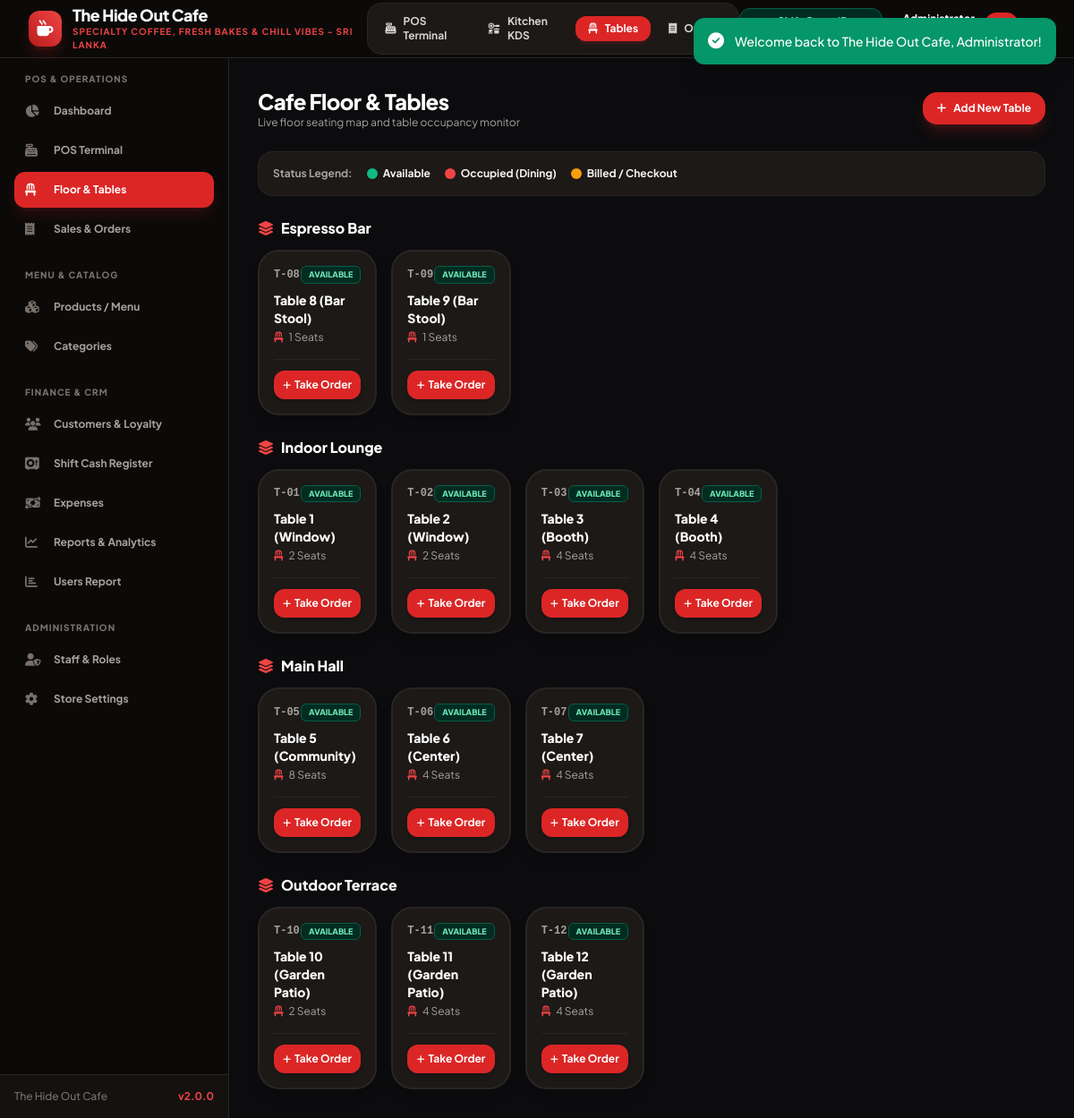
/tables.php (signed in), run on the app's committed database.
### tables this page shows
CREATE TABLE `tables` (
  `id` INT AUTO_INCREMENT PRIMARY KEY,
  `table_number` VARCHAR(20) NOT NULL UNIQUE,
  `name` VARCHAR(50) NOT NULL,
  `floor_area` VARCHAR(50) NOT NULL DEFAULT 'Indoor Lounge',
  `seating_capacity` INT NOT NULL DEFAULT 2,
  `status` ENUM('available', 'occupied', 'billed', 'reserved') NOT NULL DEFAULT 'available',
  `current_order_id` INT NULL,
  `created_at` TIMESTAMP DEFAULT CURRENT_TIMESTAMP
);

### config/functions.php (called while the page is built, shortened)
<?php
require_once __DIR__ . '/database.php';
function e(?string $string): string {
    return htmlspecialchars($string ?? '', ENT_QUOTES, 'UTF-8');
}
function isLoggedIn(): bool {
    return !empty($_SESSION['user_id']) && !empty($_SESSION['user_role']);
}
function hasRole($roles): bool {
    $userRole = $_SESSION['user_role'] ?? '';
    if (is_string($roles)) {
        $roles = [$roles];
    }
    return in_array($userRole, $roles, true);
}

### config/database.php (called while the page is built, shortened)
<?php
class Database {
    private static ?Database $instance = null;
    private ?PDO $conn = null;
    private function __construct() {
        $dsn = "mysql:host=" . DB_HOST . ";port=" . DB_PORT . ";dbname=" . DB_NAME . ";charset=" . DB_CHARSET;
        $options = [
            PDO::ATTR_ERRMODE            => PDO::ERRMODE_EXCEPTION,
            PDO::ATTR_DEFAULT_FETCH_MODE => PDO::FETCH_ASSOC,
            PDO::ATTR_EMULATE_PREPARES   => false,
            PDO::MYSQL_ATTR_INIT_COMMAND => "SET NAMES " . DB_CHARSET
        ];
        try {
            $this->conn = new PDO($dsn, DB_USER, DB_PASS, $options);
        } catch (PDOException $e) {
            if ($e->getCode() == 1049) {
                die("<h3>Database Error:</h3><p>Database <code>" . DB_NAME . "</code> does not exist. Please import <code>database/database.sql</code> into MySQL first.</p>");
            }
            die("<h3>Database Connection Failed:</h3><p>" . htmlspecialchars($e->getMessage()) . "</p>");
        }
    }
    public static function getInstance(): Database {
        if (self::$instance === null) {
            self::$instance = new self();
        }
        return self::$instance;
    }
    public function fetchAll(string $sql, array $params = []): array {
        $stmt = $this->conn->prepare($sql);
        $stmt->execute($params);
        return $stmt->fetchAll();
    }
}
function db(): Database {
    return Database::getInstance();
}

### tables.php (the view, shortened to what this page needs)
<?php
require_once __DIR__ . '/config/functions.php';
$tables = db()->fetchAll("SELECT * FROM tables ORDER BY floor_area ASC, table_number ASC");
$areas = [];
foreach ($tables as $t) {
    $areas[$t['floor_area']][] = $t;
}
require_once __DIR__ . '/includes/header.php';
require_once __DIR__ . '/includes/sidebar.php';
?>
<main class="flex-1 overflow-y-auto p-4 sm:p-6 lg:p-8 bg-[#0c0c0e]">
    <div class="max-w-7xl mx-auto space-y-6">
        <div class="flex flex-col sm:flex-row sm:items-center justify-between gap-4">
            <div>
                <h2 class="text-2xl font-black tracking-tight text-white">Cafe Floor & Tables</h2>
                <p class="text-xs text-stone-400">Live floor seating map and table occupancy monitor</p>
            </div>
            <?php if (hasRole([ROLE_ADMIN, ROLE_MANAGER])): ?>
            <button onclick="openAddTableModal()" class="inline-flex items-center gap-2 px-4 py-2.5 bg-red-600 hover:bg-red-500 text-white font-bold rounded-2xl text-xs shadow-lg shadow-red-900/40 transition">
                <i class="fa-solid fa-plus"></i> Add New Table
            </button>
            <?php endif; ?>
        </div>
        <div class="bg-stone-900 border border-stone-800 p-4 rounded-2xl flex flex-wrap items-center gap-4 text-xs font-bold">
            <span class="text-stone-400">Status Legend:</span>
            <span class="flex items-center gap-1.5"><span class="w-3 h-3 rounded-full bg-emerald-500"></span> Available</span>
            <span class="flex items-center gap-1.5"><span class="w-3 h-3 rounded-full bg-red-500"></span> Occupied (Dining)</span>
            <span class="flex items-center gap-1.5"><span class="w-3 h-3 rounded-full bg-amber-500"></span> Billed / Checkout</span>
        </div>
        <?php foreach ($areas as $areaName => $areaTables): ?>
        <div class="space-y-3">
            <h3 class="font-extrabold text-white text-base flex items-center gap-2">
                <i class="fa-solid fa-layer-group text-red-500"></i> <?= e($areaName) ?>
            </h3>
            <div class="grid grid-cols-2 sm:grid-cols-3 md:grid-cols-4 lg:grid-cols-6 gap-4">
                <?php foreach ($areaTables as $t): ?>
                    <?php
                    $border = 'border-stone-800 hover:border-red-500';
                    $badge = 'bg-emerald-950 text-emerald-300 border border-emerald-800';
                    ?>
                    <div class="bg-stone-900 border-2 <?= $border ?> rounded-3xl p-4 flex flex-col justify-between shadow-lg transition duration-150">
                        <div>
                            <div class="flex items-center justify-between">
                                <span class="font-mono text-xs font-bold text-stone-400"><?= e($t['table_number']) ?></span>
                                <span class="px-2 py-0.5 rounded-md text-[9px] font-black uppercase <?= $badge ?>"><?= e($t['status']) ?></span>
                            </div>
                            <h4 class="font-black text-sm text-white mt-2"><?= e($t['name']) ?></h4>
                            <p class="text-xs text-stone-400 mt-1"><i class="fa-solid fa-chair mr-1 text-red-500"></i> <?= (int)$t['seating_capacity'] ?> Seats</p>
                        </div>
                        <div class="mt-4 pt-3 border-t border-stone-800 space-y-1.5">
                            <a href="<?= BASE_URL ?>/pos.php?table_id=<?= $t['id'] ?>" class="w-full text-center py-2 bg-red-600 hover:bg-red-500 text-white font-bold rounded-xl text-xs flex items-center justify-center gap-1 shadow-md transition">
                                <i class="fa-solid fa-plus text-[10px]"></i> Take Order
                            </a>
                        </div>
                    </div>
                <?php endforeach; ?>
            </div>
        </div>
        <?php endforeach; ?>
    </div>
</main>
<?php require_once __DIR__ . '/includes/footer.php'; ?>

### assets/css/style.css (style rules this page uses)
:root { --primary: #dc2626; --primary-hover: #b91c1c; --primary-dark: #991b1b; --primary-light: #fee2e2; --dark-bg: #09090b; --dark-card: #18181b; --dark-border: #27272a; --text-main: #18181b; --text-light: #f4f4f5; --success: #10b981; --warning: #f59e0b; --danger: #ef4444; }
body { font-family: 'Plus Jakarta Sans', system-ui, -apple-system, BlinkMacSystemFont, 'Segoe UI', Roboto, sans-serif; background-color: #f4f4f6; color: #18181b; }

### data on the page
tables: table_number "T-08", status "AVAILABLE", name "Table 8 (Bar Stool)", seating_capacity "1"
tables: table_number "T-09", status "AVAILABLE", name "Table 9 (Bar Stool)", seating_capacity "1"
tables: table_number "T-01", status "AVAILABLE", name "Table 1 (Window)", seating_capacity "2"
tables: table_number "T-02", status "AVAILABLE", name "Table 2 (Window)", seating_capacity "2"
tables: table_number "T-03", status "AVAILABLE", name "Table 3 (Booth)", seating_capacity "4"
tables: table_number "T-04", status "AVAILABLE", name "Table 4 (Booth)", seating_capacity "4"
tables: table_number "T-05", status "AVAILABLE", name "Table 5 (Community)", seating_capacity "8"
tables: table_number "T-06", status "AVAILABLE", name "Table 6 (Center)", seating_capacity "4"
tables: table_number "T-07", status "AVAILABLE", name "Table 7 (Center)", seating_capacity "4"
tables: table_number "T-10", status "AVAILABLE", name "Table 10 (Garden Patio)", seating_capacity "2"
tables: table_number "T-11", status "AVAILABLE", name "Table 11 (Garden Patio)", seating_capacity "4"
tables: table_number "T-12", status "AVAILABLE", name "Table 12 (Garden Patio)", seating_capacity "4"

### other printed values
$settings['cafe_name'] "The Hide Out Cafe"
$settings['cafe_tagline'] "SPECIALTY COFFEE, FRESH BAKES & CHILL VIBES - SRI LANKA"
APP_NAME "The Hide Out Cafe"
APP_VERSION "2.0.0"
$areaName "Espresso Bar"
$areaName "Indoor Lounge"
$areaName "Main Hall"
$areaName "Outdoor Terrace"
